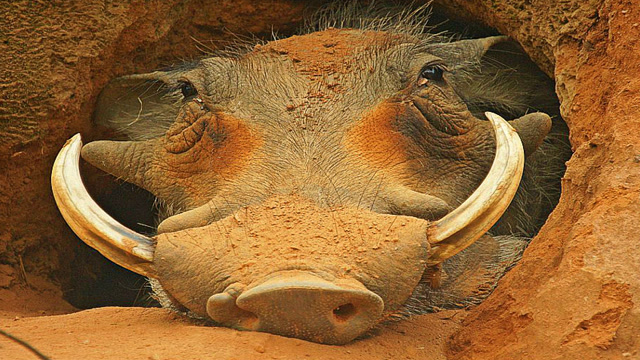
#> input picture .tmp-photos-new/㒸/01.jpg, 640 x 360 px, found by its file name
$ python .tmp-cut.py
#> lines starting #> are read from the running program, lines starting #| are printed output that depends on the picture
# -*- coding: utf-8 -*-
import sys,os
from PIL import Image, ImageDraw
from collections import deque
sys.stdout.reconfigure(encoding="utf-8",errors="replace")
src=r"D:\系统汉字\web\public\glyphs\photos\砨\01.jpg"
im=Image.open(src).convert("RGB").crop((25,140,600,410))
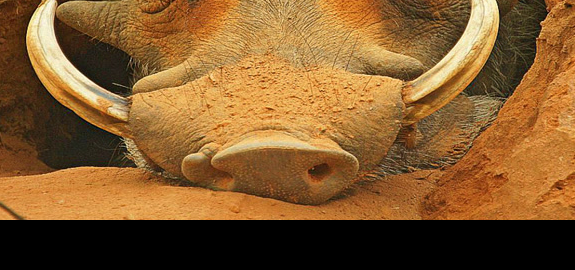
#> im: PIL image 575x270 RGB; mean R, G, B 131.4, 91.1, 46
w,h=im.size; px=im.load()
#> after `w, h = im.size`: w = 575; h = 270
def near(c1,c2,t=38): return abs(c1[0]-c2[0])<=t and abs(c1[1]-c2[1])<=t and abs(c1[2]-c2[2])<=t
seeds=[(0,0),(w-1,0),(0,h-1),(w-1,h-1)]
#> seeds = [(0, 0), (574, 0), (0, 269), (574, 269)]
bg=[px[x,y] for x,y in seeds]
#> bg = [(111, 62, 19), (159, 89, 30), (0, 0, 0), (0, 0, 0)]
seen=[[False]*w for _ in range(h)]
q=deque()
for x in range(w):
    for y in (0,h-1):
        q.append((x,y))
for y in range(h):
    for x in (0,w-1):
        q.append((x,y))
while q:
    x,y=q.popleft()
    if x<0 or y<0 or x>=w or y>=h or seen[y][x]: continue
    c=px[x,y]
    if not any(near(c,b,30) for b in bg): continue
    seen[y][x]=True; px[x,y]=(255,255,255)
    q.extend(((x+1,y),(x-1,y),(x,y+1),(x,y-1)))
#> this loop made 264518 passes
#> c on passes 1 to 3: (111, 62, 19), (0, 0, 0), (126, 76, 27)
#> after the loop, seen = 270 items
out=r"D:\系统汉字\web\public\glyphs\photos\砨\01.png"
im.save(out)
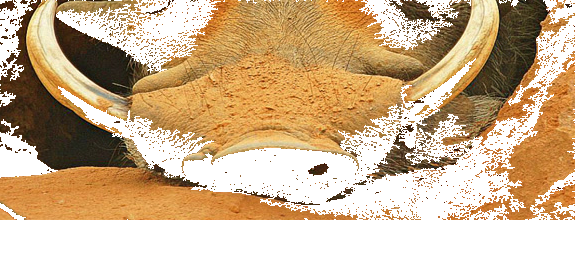
#> saved as 01.png: PIL image 575x270 RGB; mean R, G, B 206.7, 179.6, 146.1
print("saved",im.size)
#| saved (575, 270)
